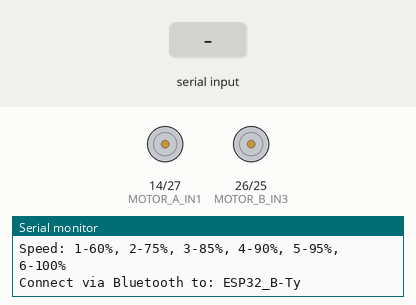
The sketch below on a simulated ESP32. On the bench: motor-driver pin pairs drawn as motors (green arrow = first pin HIGH = forward, orange = second pin HIGH = backward, longer = more drive, scaled by the enable pin), the last lines printed to the serial monitor. The test bench sets the inputs (shaded band). Nothing arrives over Bluetooth unless stated.

Above: at 1.2 s.
1.3 s: "F" received over Serial
At 2.3 s:
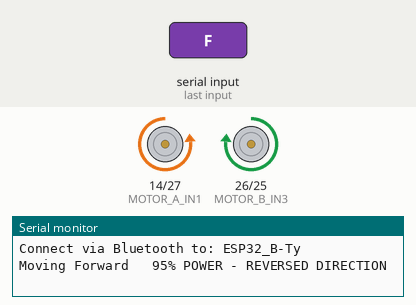
2.8 s: "B" received over the second serial link
At 3.6 s:
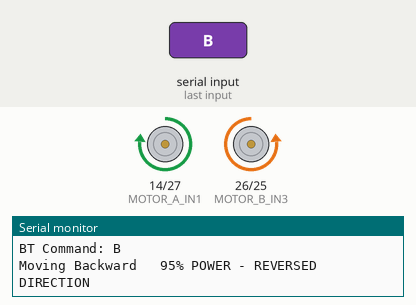
4.3 s: "L" received over Serial
At 4.9 s:
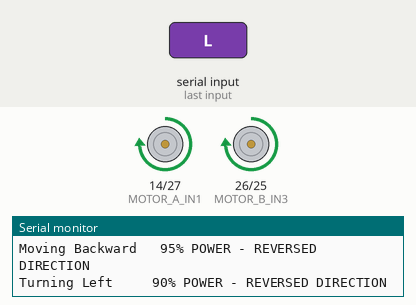
5.8 s: "R" received over the second serial link
At 6.2 s:
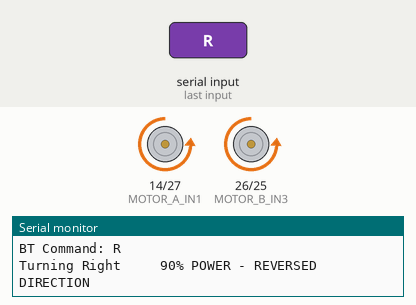
7.3 s: "1" received over Serial
At 8.5 s:
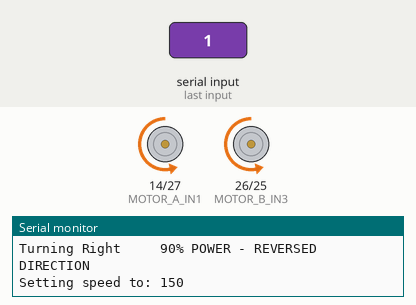
8.8 s: "S" received over the second serial link
At 9.9 s:
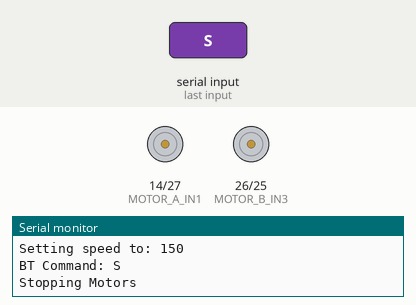
Timing chart, 0 to 11.3 s (numbered marks = the images above; inputs shaded):
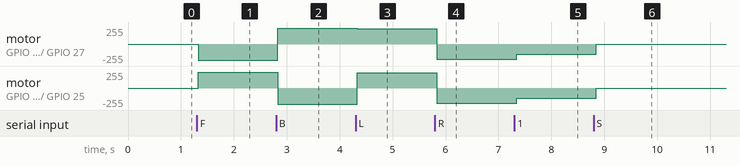

Measured:
- after the input at 1.3 s, motor on GPIO 14 (MOTOR_A_IN1) / GPIO 27 (MOTOR_A_IN2): stopped → backward 240/255 at once; motor on GPIO 26 (MOTOR_B_IN3) / GPIO 25 (MOTOR_B_IN4): stopped → forward 240/255 at once
- after the input at 2.8 s, motor on GPIO 14 (MOTOR_A_IN1) / GPIO 27 (MOTOR_A_IN2): backward 240/255 → forward 240/255 at once; motor on GPIO 26 (MOTOR_B_IN3) / GPIO 25 (MOTOR_B_IN4): forward 240/255 → backward 240/255 at once
- after the input at 4.3 s, motor on GPIO 14 (MOTOR_A_IN1) / GPIO 27 (MOTOR_A_IN2): forward 240/255 → forward 230/255 at once; motor on GPIO 26 (MOTOR_B_IN3) / GPIO 25 (MOTOR_B_IN4): backward 240/255 → forward 230/255 at once
- after the input at 5.8 s, motor on GPIO 14 (MOTOR_A_IN1) / GPIO 27 (MOTOR_A_IN2), motor on GPIO 26 (MOTOR_B_IN3) / GPIO 25 (MOTOR_B_IN4): forward 230/255 → backward 230/255 at once
- after the input at 7.3 s, motor on GPIO 14 (MOTOR_A_IN1) / GPIO 27 (MOTOR_A_IN2), motor on GPIO 26 (MOTOR_B_IN3) / GPIO 25 (MOTOR_B_IN4): backward 230/255 → backward 150/255 at once
- after the input at 8.8 s, motor on GPIO 14 (MOTOR_A_IN1) / GPIO 27 (MOTOR_A_IN2), motor on GPIO 26 (MOTOR_B_IN3) / GPIO 25 (MOTOR_B_IN4): backward 150/255 → stopped after 0.05 s

The sketch:

ESP32_Bluetooth_RC_code.ino
```cpp
//CODE FOR ESP32 RC
// Universal Motor Control Code with Bluetooth
#define MOTOR_A_IN1 14
#define MOTOR_A_IN2 27
#define MOTOR_A_ENA 12
#define MOTOR_B_IN3 26
#define MOTOR_B_IN4 25
#define MOTOR_B_ENB 33

#include <BluetoothSerial.h>
BluetoothSerial SerialBT;
String device_name = "ESP32_B-Ty";
// OPTIMIZED SPEED SETTINGS (SAME AS BEFORE)
int MAX_SPEED = 255;
// Absolute maximum
int FORWARD_BACKWARD_SPEED = 240;  // Almost max for forward/backward (95%)
int SIDEWAYS_TURN_SPEED = 230;     // Level 4-5 for sideways turns (90%)
int DIAGONAL_SPEED_MAIN = 240;     // Main motor in diagonals
int DIAGONAL_SPEED_SECONDARY = 220; // Secondary motor in diagonals
void setup() {
Serial.begin(115200);
// Initialize motor pins
pinMode(MOTOR_A_IN1, OUTPUT);
pinMode(MOTOR_A_IN2, OUTPUT);
pinMode(MOTOR_B_IN3, OUTPUT);
pinMode(MOTOR_B_IN4, OUTPUT);
pinMode(MOTOR_A_ENA, OUTPUT);
pinMode(MOTOR_B_ENB, OUTPUT);

  // Stop all motors initially
  stopMotors();

  // Initialize Bluetooth
  SerialBT.begin(device_name);

  Serial.println("=== REVERSED DIRECTION MOTOR CONTROL ===");
  Serial.println("Device Name: " + device_name);
  Serial.println("  Forward/Backward: 95% (Almost MAX)");
  Serial.println("    Sideways Turns: 90% (Level 4-5)");
  Serial.println("     MOTOR DIRECTIONS ARE REVERSED");
  Serial.println("Commands: F-forward, B-backward, L-left, R-right, S-stop");
  Serial.println("Speed: 1-60%, 2-75%, 3-85%, 4-90%, 5-95%, 6-100%");
  Serial.println("Connect via Bluetooth to: " + device_name);
}

void loop() {
  // Check Bluetooth connection
  if (SerialBT.available()) {
    char command = SerialBT.read();
    Serial.print("BT Command: ");
    Serial.println(command);

    switch(command) {
      case 'F': moveForward(FORWARD_BACKWARD_SPEED); SerialBT.println("Forward   95%");
break;
      case 'B': moveBackward(FORWARD_BACKWARD_SPEED); SerialBT.println("Backward   95%"); break;
      case 'L': turnLeft(SIDEWAYS_TURN_SPEED); SerialBT.println("Left Turn     90%"); break;
      case 'R': turnRight(SIDEWAYS_TURN_SPEED); SerialBT.println("Right Turn     90%"); break;
      case 'S': stopMotors(); SerialBT.println("Stopped"); break;
      case 'G': forwardLeft(); SerialBT.println("Forward Left ↗️"); break;
      case 'I': forwardRight(); SerialBT.println("Forward Right ↖️"); break;
      case 'H': backwardLeft(); SerialBT.println("Backward Left ↙️"); break;
      case 'J': backwardRight(); SerialBT.println("Backward Right ↘️"); break;

      // SPEED LEVELS
      case '1': setMotorSpeed(150); SerialBT.println("Speed 60%"); break;
      case '2': setMotorSpeed(190); SerialBT.println("Speed 75%"); break;
      case '3': setMotorSpeed(215); SerialBT.println("Speed 85%"); break;
      case '4': setMotorSpeed(230); SerialBT.println("Speed 90%"); break;
      case '5': setMotorSpeed(240); SerialBT.println("Speed 95%"); break;
      case '6': setMotorSpeed(255); SerialBT.println("Speed 100% MAX"); break;
      case '0': setMotorSpeed(100); SerialBT.println("Speed 40% Slow"); break;
    }
  }

  // Also check serial monitor for commands
  if (Serial.available()) {
    char command = Serial.read();
    SerialBT.print("Serial Command: ");
    SerialBT.println(command);

    switch(command) {
      case 'F': moveForward(FORWARD_BACKWARD_SPEED); break;
      case 'B': moveBackward(FORWARD_BACKWARD_SPEED); break;
      case 'L': turnLeft(SIDEWAYS_TURN_SPEED); break;
      case 'R': turnRight(SIDEWAYS_TURN_SPEED); break;
      case 'S': stopMotors(); break;
      case '1': setMotorSpeed(150); break;
      case '2': setMotorSpeed(190); break;
      case '3': setMotorSpeed(215); break;
      case '4': setMotorSpeed(230); break;
      case '5': setMotorSpeed(240); break;
      case '6': setMotorSpeed(255); break;
    }
  }

  delay(100);
}

// REVERSED MOTOR DIRECTION FUNCTIONS

void moveForward(int speed) {
  Serial.println("Moving Forward   95% POWER - REVERSED DIRECTION");
  // REVERSED: Changed HIGH/LOW to opposite
  digitalWrite(MOTOR_A_IN1, LOW);    // Was HIGH
  digitalWrite(MOTOR_A_IN2, HIGH);   // Was LOW
  digitalWrite(MOTOR_B_IN3, HIGH);    // Was HIGH
  digitalWrite(MOTOR_B_IN4, LOW);   // Was LOW
  analogWrite(MOTOR_A_ENA, speed);
  analogWrite(MOTOR_B_ENB, speed);
}

void moveBackward(int speed) {
  Serial.println("Moving Backward   95% POWER - REVERSED DIRECTION");
  // REVERSED: Changed HIGH/LOW to opposite
  digitalWrite(MOTOR_A_IN1, HIGH);   // Was LOW
  digitalWrite(MOTOR_A_IN2, LOW);    // Was HIGH
  digitalWrite(MOTOR_B_IN3, LOW);   // Was LOW
  digitalWrite(MOTOR_B_IN4, HIGH);    // Was HIGH
  analogWrite(MOTOR_A_ENA, speed);
analogWrite(MOTOR_B_ENB, speed);
}
void turnLeft(int speed) {
Serial.println("Turning Left     90% POWER - REVERSED DIRECTION");
// REVERSED: Changed HIGH/LOW to opposite
digitalWrite(MOTOR_A_IN1, HIGH);   // Was LOW
digitalWrite(MOTOR_A_IN2, LOW);    // Was HIGH
digitalWrite(MOTOR_B_IN3, HIGH);    // Was HIGH
digitalWrite(MOTOR_B_IN4, LOW);   // Was LOW
analogWrite(MOTOR_A_ENA, speed);
analogWrite(MOTOR_B_ENB, speed);
}
void turnRight(int speed) {
Serial.println("Turning Right     90% POWER - REVERSED DIRECTION");
// REVERSED: Changed HIGH/LOW to opposite
digitalWrite(MOTOR_A_IN1, LOW);    // Was HIGH
digitalWrite(MOTOR_A_IN2, HIGH);   // Was LOW
digitalWrite(MOTOR_B_IN3, LOW);   // Was LOW
digitalWrite(MOTOR_B_IN4, HIGH);    // Was HIGH
analogWrite(MOTOR_A_ENA, speed);
analogWrite(MOTOR_B_ENB, speed);
}
void forwardLeft() {
Serial.println("Forward Left ↗️ - REVERSED DIRECTION");
digitalWrite(MOTOR_A_IN1, LOW);    // Was HIGH
digitalWrite(MOTOR_A_IN2, HIGH);   // Was LOW
digitalWrite(MOTOR_B_IN3, HIGH);    // Was HIGH
digitalWrite(MOTOR_B_IN4, LOW);   // Was LOW
  analogWrite(MOTOR_A_ENA, DIAGONAL_SPEED_SECONDARY);  // 90% for turning motor
  analogWrite(MOTOR_B_ENB, DIAGONAL_SPEED_MAIN);       // 95% for main motor
}

void forwardRight() {
  Serial.println("Forward Right ↖️ - REVERSED DIRECTION");
  digitalWrite(MOTOR_A_IN1, LOW);    // Was HIGH
  digitalWrite(MOTOR_A_IN2, HIGH);   // Was LOW
  digitalWrite(MOTOR_B_IN3, HIGH);    // Was HIGH
  digitalWrite(MOTOR_B_IN4, LOW);   // Was LOW
  analogWrite(MOTOR_A_ENA, DIAGONAL_SPEED_MAIN);       // 95% for main motor
  analogWrite(MOTOR_B_ENB, DIAGONAL_SPEED_SECONDARY);  // 90% for turning motor
}

void backwardLeft() {
  Serial.println("Backward Left ↙️ - REVERSED DIRECTION");
  digitalWrite(MOTOR_A_IN1, HIGH);   // Was LOW
  digitalWrite(MOTOR_A_IN2, LOW);    // Was HIGH
  digitalWrite(MOTOR_B_IN3, LOW);   // Was LOW
  digitalWrite(MOTOR_B_IN4, HIGH);    // Was HIGH
  analogWrite(MOTOR_A_ENA, DIAGONAL_SPEED_SECONDARY);  // 90% for turning motor
  analogWrite(MOTOR_B_ENB, DIAGONAL_SPEED_MAIN);       // 95% for main motor
}

void backwardRight() {
  Serial.println("Backward Right ↘️ - REVERSED DIRECTION");
  digitalWrite(MOTOR_A_IN1, HIGH);   // Was LOW
  digitalWrite(MOTOR_A_IN2, LOW);    // Was HIGH
  digitalWrite(MOTOR_B_IN3, LOW);   // Was LOW
  digitalWrite(MOTOR_B_IN4, HIGH);    // Was HIGH
  analogWrite(MOTOR_A_ENA, DIAGONAL_SPEED_MAIN);       // 95% for main motor
analogWrite(MOTOR_B_ENB, DIAGONAL_SPEED_SECONDARY);  // 90% for turning motor
}
void stopMotors() {
Serial.println("Stopping Motors");
digitalWrite(MOTOR_A_IN1, LOW);
digitalWrite(MOTOR_A_IN2, LOW);
digitalWrite(MOTOR_B_IN3, LOW);
digitalWrite(MOTOR_B_IN4, LOW);
analogWrite(MOTOR_A_ENA, 0);
analogWrite(MOTOR_B_ENB, 0);
}
void setMotorSpeed(int speed) {
Serial.print("Setting speed to: ");
Serial.println(speed);
analogWrite(MOTOR_A_ENA, speed);
analogWrite(MOTOR_B_ENB, speed);
}  
```
